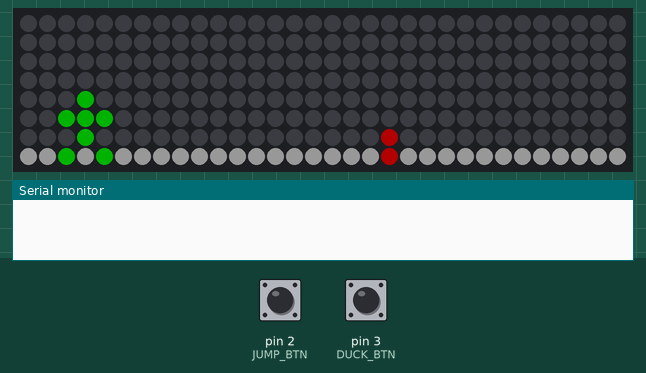
This sketch was run on a simulated Arduino Uno, built with avr-gcc and run on an emulated ATmega328P. On the bench: 32×8 RGB LED matrix (first LED top left, wired row by row), the last lines printed to the serial monitor. The test bench sets the inputs (shaded band); at power-on: pin 2 (JUMP_BTN) HIGH, pin 3 (DUCK_BTN) HIGH. Dim RGB values are drawn brighter than linear; random numbers use the default seed unless the sketch sets one.

Above: at 1.26 s.
1.3 s: pin 2 (JUMP_BTN) pulled LOW for 3.2 s
At 3.28 s:
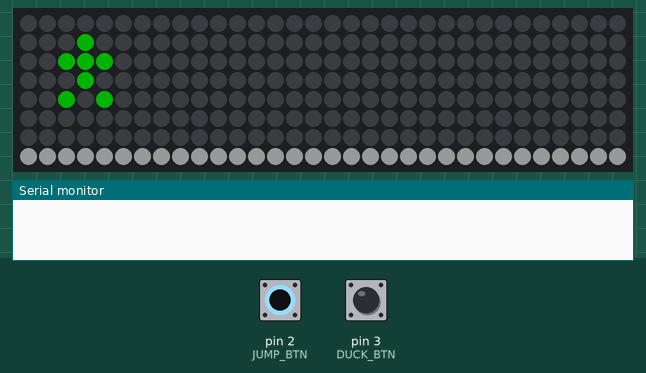
5.1 s: pin 2 (JUMP_BTN) pulled LOW for 1 s
At 6.5 s:
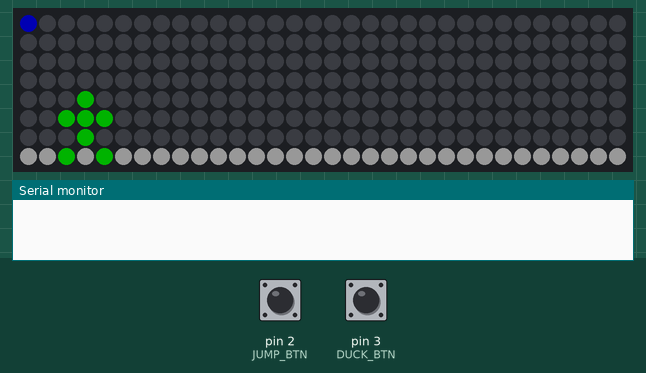
6.7 s: pin 2 (JUMP_BTN) pulled LOW for 3.2 s
At 6.83 s:
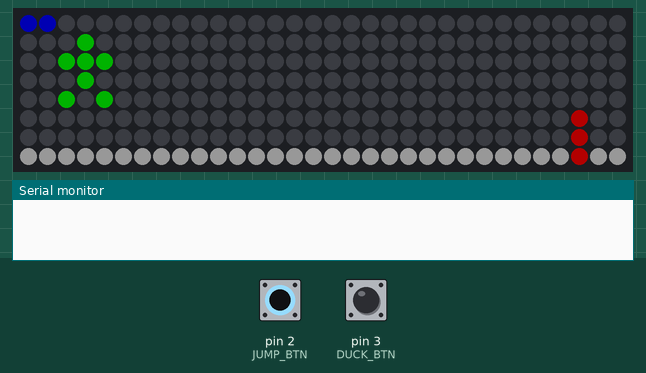
10.5 s: pin 2 (JUMP_BTN) pulled LOW for 3.2 s
At 10.62 s:
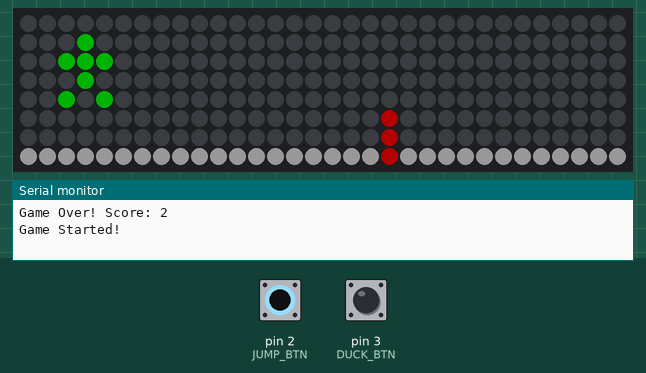
14.3 s: pin 3 (DUCK_BTN) pulled LOW for 1 s
At 14.37 s:
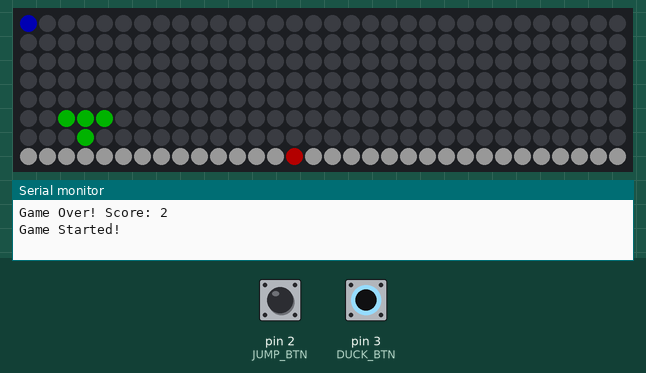
15.9 s: pin 2 (JUMP_BTN) pulled LOW for 0.15 s
At 19.25 s:
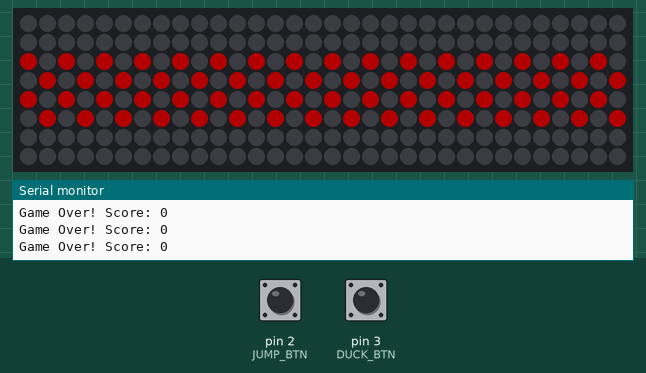

The sketch:

Game.ino
```cpp
/*
 * Mario Runner Game for 32x8 WS2812B LED Matrix
 * Hardware: Arduino Uno + WS2812B 32x8 + 2 Buttons
 *
 * Features:
 * - Random obstacle shapes each time
 * - Speed increases after every 1 obstacle
 * - Mario has a 4-row-tall shape with helmet head
 */

#include <Adafruit_NeoPixel.h>

// Matrix setup
#define LED_PIN 6
#define MATRIX_WIDTH 32
#define MATRIX_HEIGHT 8
#define NUM_LEDS (MATRIX_WIDTH * MATRIX_HEIGHT)

// Buttons
#define JUMP_BTN 2
#define DUCK_BTN 3

// Game Settings
#define GAME_SPEED_START 100
#define GRAVITY 1
#define JUMP_FORCE 3

Adafruit_NeoPixel strip(NUM_LEDS, LED_PIN, NEO_GRB + NEO_KHZ800);

// Colors
uint32_t COLOR_MARIO = strip.Color(0, 255, 0);       // Green
uint32_t COLOR_OBSTACLE = strip.Color(255, 0, 0);    // Red
uint32_t COLOR_GROUND = strip.Color(100, 100, 100);  // Gray
uint32_t COLOR_SCORE = strip.Color(0, 0, 255);       // Blue

// Mario
int marioX = 3;
int marioY = 5;  // slightly raised
int marioVelocity = 0;
bool isJumping = false;
bool isDucking = false;

// Obstacle
int obstacleX = MATRIX_WIDTH - 1;
int obstacleY = 7;
int obstacleHeight = 2;
int obstacleWidth = 1;

// Game state
unsigned long lastUpdate = 0;
unsigned long score = 0;
int gameSpeed = GAME_SPEED_START;
bool gameOver = false;

void setup() {
  Serial.begin(9600);
  pinMode(JUMP_BTN, INPUT_PULLUP);
  pinMode(DUCK_BTN, INPUT_PULLUP);

  strip.begin();
  strip.setBrightness(60);
  strip.show();

  randomSeed(analogRead(0));
}

void loop() {
  if (gameOver) {
    displayGameOver();
    if (digitalRead(JUMP_BTN) == LOW) {
      resetGame();
      delay(200);
    }
    return;
  }

  if (millis() - lastUpdate > gameSpeed) {
    lastUpdate = millis();

    // Read inputs
    if (digitalRead(JUMP_BTN) == LOW && !isJumping && !isDucking) {
      isJumping = true;
      marioVelocity = JUMP_FORCE;
    }
    isDucking = (digitalRead(DUCK_BTN) == LOW);

    // Physics
    if (isJumping) {
      marioY -= marioVelocity;
      marioVelocity -= GRAVITY;
      if (marioY >= 5) {
        marioY = 5;
        isJumping = false;
        marioVelocity = 0;
      }
    }

    // Move obstacle
    obstacleX--;
    if (obstacleX < -obstacleWidth) {
      obstacleX = MATRIX_WIDTH - 1;
      score++;

      // ✅ Speed up after every 1 obstacle
      if (gameSpeed > 30) {
        gameSpeed -= 5; // gradually gets faster
      }

      // Random obstacle shape
      obstacleHeight = random(1, 4);     // 1 to 3 tall
      obstacleWidth = random(1, 3);      // 1 or 2 wide
      obstacleY = 7;                     // stays grounded
    }

    // Collision
    if (checkCollision()) gameOver = true;

    drawGame();
  }
}

// --- Utility functions ---

int getPixelIndex(int x, int y) {
  if (x < 0 || x >= MATRIX_WIDTH || y < 0 || y >= MATRIX_HEIGHT) return -1;
  if (y % 2 == 0) return y * MATRIX_WIDTH + x;
  else return y * MATRIX_WIDTH + (MATRIX_WIDTH - 1 - x);
}

void setPixel(int x, int y, uint32_t color) {
  int index = getPixelIndex(x, y);
  if (index >= 0 && index < NUM_LEDS) strip.setPixelColor(index, color);
}

// --- Draw Mario (with helmet top) ---
void drawMario(int x, int y, bool ducking) {
  if (ducking) {
    // Crouch (compact)
    setPixel(x - 1, y, COLOR_MARIO);
    setPixel(x,     y, COLOR_MARIO);
    setPixel(x + 1, y, COLOR_MARIO);
    setPixel(x,     y + 1, COLOR_MARIO);
  } else {
    // Tall with helmet
    setPixel(x, y - 1, COLOR_MARIO);    // top helmet pixel
    setPixel(x - 1, y, COLOR_MARIO);
    setPixel(x,     y, COLOR_MARIO);
    setPixel(x + 1, y, COLOR_MARIO);
    setPixel(x,     y + 1, COLOR_MARIO);
    setPixel(x - 1, y + 2, COLOR_MARIO);
    setPixel(x + 1, y + 2, COLOR_MARIO);
  }
}

void drawGame() {
  strip.clear();

  // Ground line
  for (int xc = 0; xc < MATRIX_WIDTH; xc++) setPixel(xc, 7, COLOR_GROUND);

  // Draw Mario
  drawMario(marioX, marioY, isDucking && !isJumping);

  // Draw obstacle
  for (int w = 0; w < obstacleWidth; w++) {
    for (int h = 0; h < obstacleHeight; h++) {
      setPixel(obstacleX - w, obstacleY - h, COLOR_OBSTACLE);
    }
  }

  // Score (blue top row)
  int displayScore = min(score, (unsigned long)MATRIX_WIDTH);
  for (int i = 0; i < displayScore; i++) setPixel(i, 0, COLOR_SCORE);

  strip.show();
}

bool checkCollision() {
  int left = marioX - 1;
  int right = marioX + 1;
  int top = marioY - 1;
  int bottom = marioY + ((isDucking && !isJumping) ? 1 : 2);

  for (int w = 0; w < obstacleWidth; w++) {
    int obsX = obstacleX - w;
    if (obsX < left || obsX > right) continue;

    for (int h = 0; h < obstacleHeight; h++) {
      int obsY = obstacleY - h;
      if (obsY >= top && obsY <= bottom) return true;
    }
  }
  return false;
}

void displayGameOver() {
  static bool blink = false;
  static unsigned long lastBlink = 0;
  if (millis() - lastBlink > 300) {
    lastBlink = millis();
    blink = !blink;
  }

  strip.clear();
  if (blink) {
    for (int y = 2; y < 6; y++) {
      for (int x = 0; x < MATRIX_WIDTH; x++) {
        if ((x + y) % 2 == 0) setPixel(x, y, COLOR_OBSTACLE);
      }
    }
  }

  // Score on ground line
  int displayScore = min(score, (unsigned long)MATRIX_WIDTH);
  for (int i = 0; i < displayScore; i++) setPixel(i, 7, COLOR_SCORE);

  strip.show();
  Serial.print("Game Over! Score: ");
  Serial.println(score);
}

void resetGame() {
  marioY = 5;
  marioVelocity = 0;
  isJumping = false;
  isDucking = false;
  obstacleX = MATRIX_WIDTH - 1;
  score = 0;
  gameSpeed = GAME_SPEED_START;
  gameOver = false;
  Serial.println("Game Started!");
}
```
